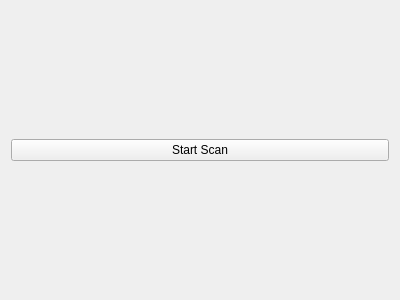
<?xml version="1.0" encoding="UTF-8"?>
<ui version="4.0">
    <class>tiltscan</class>
    <widget class="QWidget" name="tiltscan">
        <property name="geometry">
            <rect>
                <x>0</x>
                <y>0</y>
                <width>400</width>
                <height>300</height>
            </rect>
        </property>
        <property name="windowTitle">
            <string>Tilt Scan</string>
        </property>
        <layout class="QHBoxLayout" name="horizontalLayout">
            <item>
                <widget class="QPushButton" name="pushButton_scan">
                    <property name="text">
                        <string>Start Scan</string>
                    </property>
                </widget>
            </item>
        </layout>
    </widget>
    <resources />
    <connections />
</ui>
